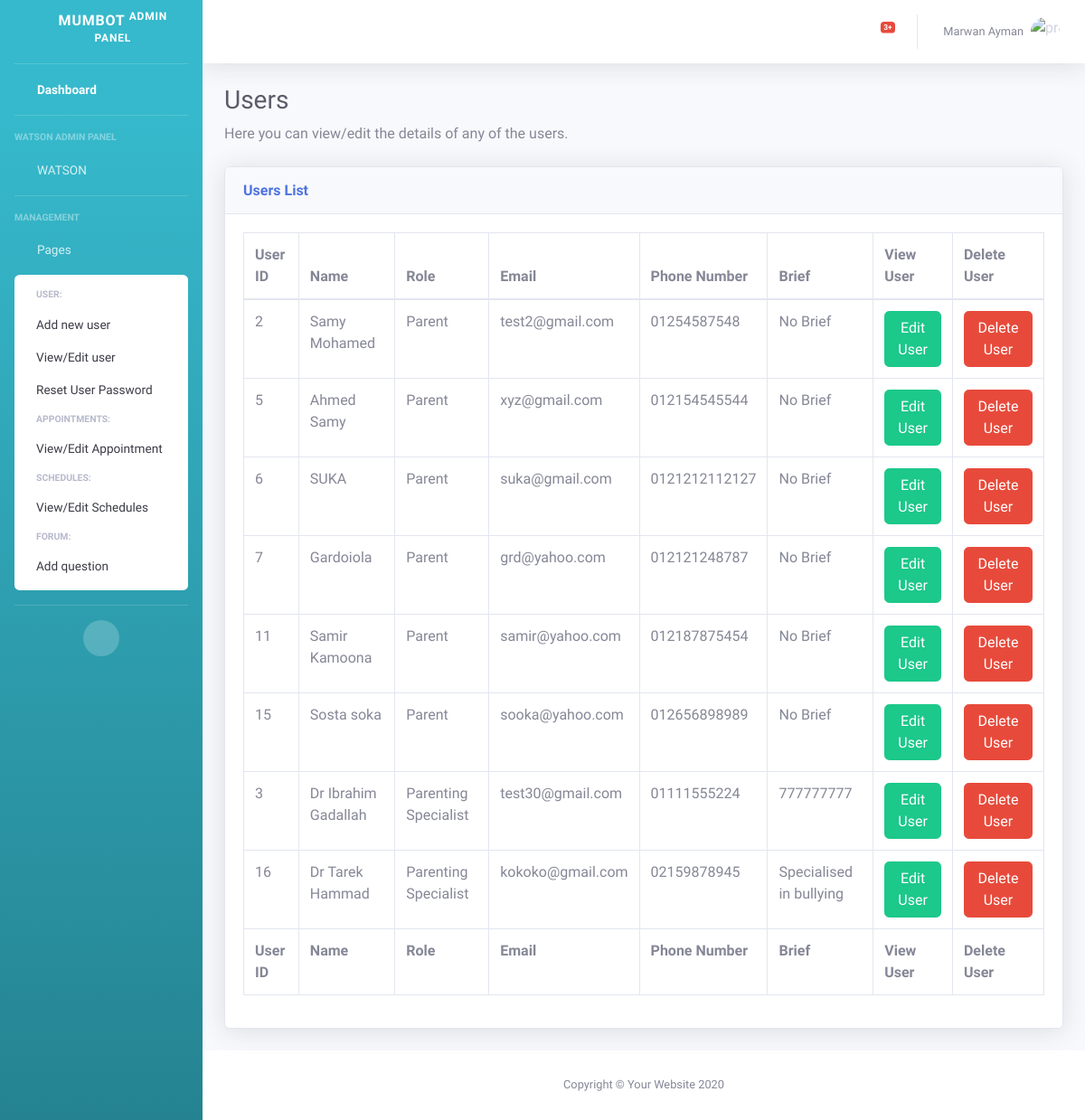
Page /grad/viewuser.html on the committed database.
### grad/models.py (models this page shows, shortened)
class User(models.Model):
    user_password = models.CharField(max_length=32)
    user_name = models.CharField(max_length=25)
    user_phone = models.CharField(max_length=15)
    user_email = models.EmailField(max_length=254)
    user_role = models.IntegerField()

class Parent(User):
    def __str__(self):
        return f"{self.id}"

class User(models.Model):
    user_password = models.CharField(max_length=32)
    user_name = models.CharField(max_length=25)
    user_phone = models.CharField(max_length=15)
    user_email = models.EmailField(max_length=254)
    user_role = models.IntegerField()

class Specialist(User):
    active_status = models.BooleanField(default=0)
    specialist_brief = models.CharField(max_length=500)

### grad/views.py (the view)
# urls.py: path("viewuser.html", views.viewuser, name="viewuser"),
def viewuser(request):
    return render(request, "grad/viewuser.html", {
        "all_users": chain(Parent.objects.all(), Specialist.objects.all()),
    })

### grad/templates/grad/viewuser.html (shortened to what this page needs)
<!DOCTYPE html>
<html lang="en">
<head>
    {% load static %}
    <link href="{% static 'grad/vendor/fontawesome-free/css/all.min.css' %}" rel="stylesheet" type="text/css">
    <link href="{% static 'grad/css/sb-admin-2.min.css' %}" rel="stylesheet">
    <link href="{% static 'grad/vendor/datatables/dataTables.bootstrap4.min.css' %}" rel="stylesheet">
</head>
<body id="page-top">
    <div id="wrapper">
         {% include "grad/sidebar.html" %}
        <div id="content-wrapper" class="d-flex flex-column">
            <div id="content">
                {% include "grad/navbar.html" %}
                <div class="container-fluid">
                    <h1 class="h3 mb-2 text-gray-800">Users</h1>
                    <p class="mb-4">Here you can view/edit the details of any of the users.</p>
                    <div class="card shadow mb-4">
                        <div class="card-header py-3">
                            <h6 class="m-0 font-weight-bold text-primary">Users List</h6>
                        </div>
                        <div class="card-body">
                            <div class="table-responsive">
                                <table class="table table-bordered table-hover" id="dataTable" width="100%" cellspacing="0">
                                    <thead>
                                        <tr>
                                            <th>User ID</th>
                                            <th>Name</th>
                                            <th>Role</th>
                                            <th>Email</th>
                                            <th>Phone Number</th>
                                            <th>Brief</th>
                                            <th>View User</th>
                                            <th>Delete User</th>
                                        </tr>
                                    </thead>
                                    <tfoot>
                                        <tr>
                                            <th>User ID</th>
                                            <th>Name</th>
                                            <th>Role</th>
                                            <th>Email</th>
                                            <th>Phone Number</th>
                                            <th>Brief</th>
                                            <th>View User</th>
                                            <th>Delete User</th>
                                        </tr>
                                    </tfoot>
                                    <tbody>
                                        {% for user in all_users %}
                                        <tr>
                                            <td>{{user.id}}</td>
                                            <td>{{user.user_name}}</td>
                                            {% if user.user_role == 3 %}
                                            <td>Parent</td>
                                            {% else %}
                                            <td>Parenting Specialist</td>
                                            {% endif %}
                                            <td>{{user.user_email}}</td>
                                            <td>{{user.user_phone}}</td>
                                            {% if user.user_role == 3 %}
                                            <td>No Brief</td>
                                            {% else %}
                                            <td>{{user.specialist_brief}}</td>
                                            {% endif %}
                                            <td><a href="{% url 'edituser' user.id user.user_role %}" class="btn btn-success">Edit User</a></td>
                                            <td><a href="{% url 'deleteuser' user.id user.user_role %}" class="btn btn-danger">Delete User</a></td>
                                        </tr>
                                       {% endfor %}
                                    </tbody>
                                </table>
                            </div>
                        </div>
                    </div>
                </div>
            </div>
            <footer class="sticky-footer bg-white">
                <div class="container my-auto">
                    <div class="copyright text-center my-auto">
                        <span>Copyright &copy; Your Website 2020</span>
                    </div>
                </div>
            </footer>
        </div>
    </div>
</body>
</html>

### rows in the picture
Parent: id "2", user_name "Samy Mohamed", shows "Parent", user_email "test2@gmail.com", user_phone "01254587548", shows "No Brief"
Parent: id "5", user_name "Ahmed Samy", shows "Parent", user_email "xyz@gmail.com", user_phone "012154545544", shows "No Brief"
Parent: id "6", user_name "SUKA", shows "Parent", user_email "suka@gmail.com", user_phone "0121212112127", shows "No Brief"
Parent: id "7", user_name "Gardoiola", shows "Parent", user_email "grd@yahoo.com", user_phone "012121248787", shows "No Brief"
Parent: id "11", user_name "Samir Kamoona", shows "Parent", user_email "samir@yahoo.com", user_phone "012187875454", shows "No Brief"
Parent: id "15", user_name "Sosta soka", shows "Parent", user_email "sooka@yahoo.com", user_phone "012656898989", shows "No Brief"
Specialist: id "3", user_name "Dr Ibrahim Gadallah", shows "Parenting Specialist", user_email "test30@gmail.com", user_phone "01111555224", specialist_brief "777777777"
Specialist: id "16", user_name "Dr Tarek Hammad", shows "Parenting Specialist", user_email "kokoko@gmail.com", user_phone "02159878945", specialist_brief "Specialised in bullying"
